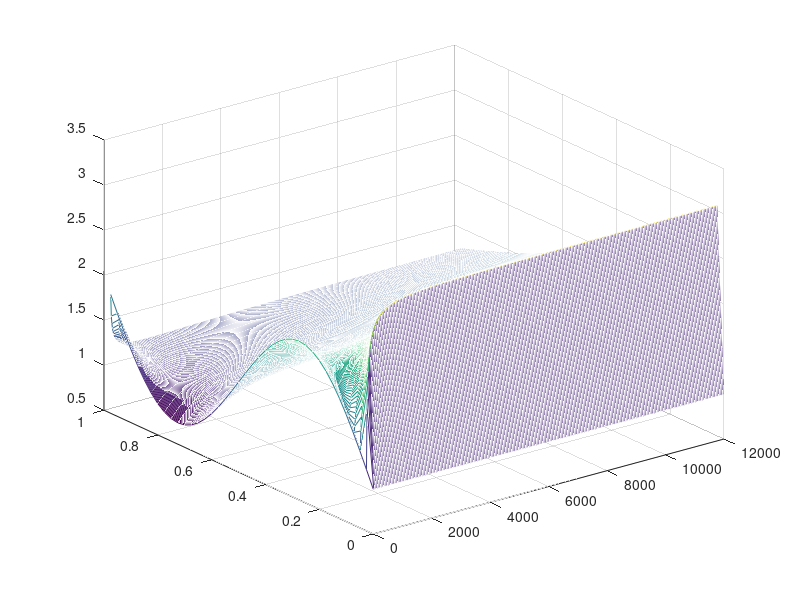

MATLAB code for this plot:
% Partial Differential Equation

n = 39;
m = 600;
a = 1;
T = 12000;
B = 1.0e-5;
Dx = a/(n+1);
Dt = T/m;
Uf = zeros(n+1,m);
x = 0;
S = (B*Dt)/(Dx*Dx);
Uf(1,:) = 1;
vect = zeros(m, 1);

for i = 1:m
    vect(i) = Dt * (i-1);
end

vecx = zeros(n+1, 1);
for i = 1:n+1
    vecx(i) = Dx * (i-1);
end

for i = 1:n+1
    Uf(i,1) = x+sin(2*pi*x)+1;
    x = x+Dx;
end

A = full(gallery('tridiag',n,S,1-2*S,S));
b = zeros(n,1);
b(1,1) = 1;
b(n,1) = S*(2*Dx+Uf(n+1,n));
Un = A*Uf(2:40,1)+b;

for i = 2:m
    b(1,1) = 1;
    b(n,1) = S*(2*Dx+Un(n,1));
    Uf(2:40,i) = A*Uf(2:40,i-1)+b;
end

mesh(vect,vecx,Uf);